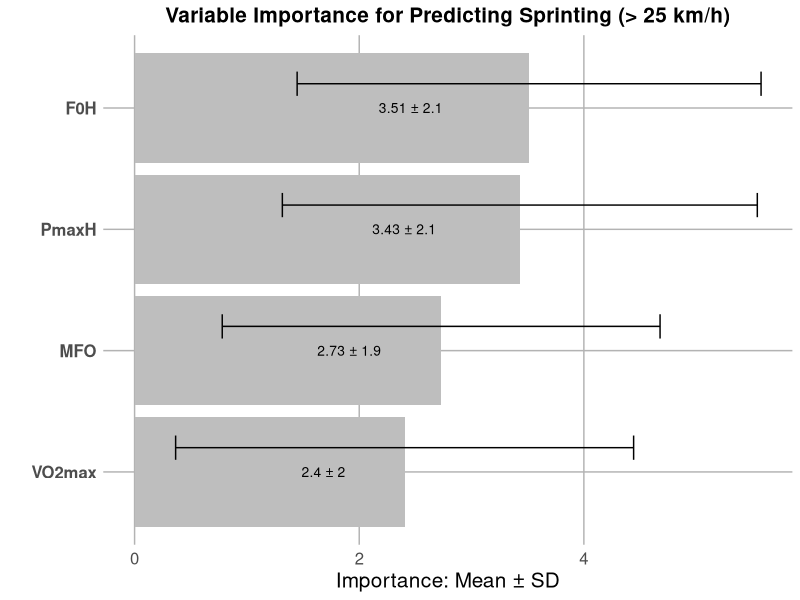
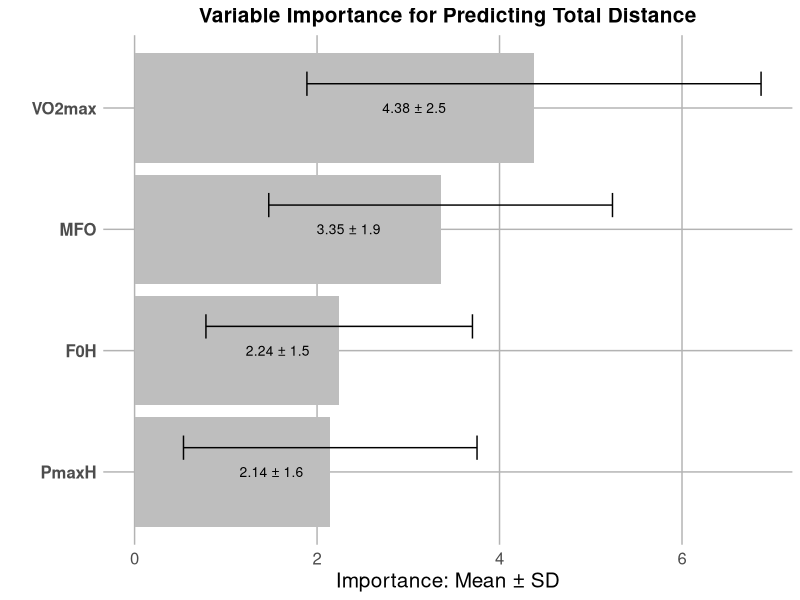
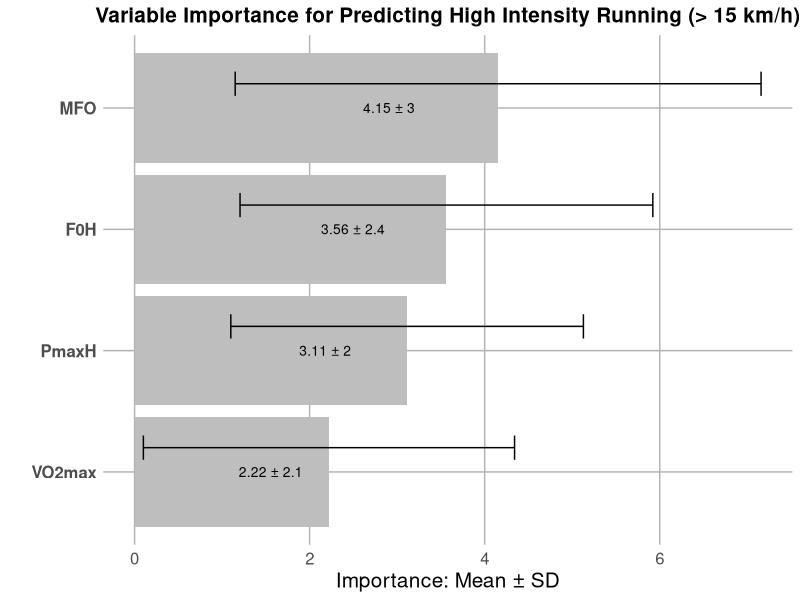

Recreate these plots in R, in order.
# Install and load necessary packages
installed = installed.packages()
if (!("dplyr" %in% installed)) { install.packages("dplyr") }
if (!("rpart" %in% installed)) { install.packages("rpart") }
if (!("ggplot2" %in% installed)) { install.packages("ggplot2") }
if (!("tidyr" %in% installed)) { install.packages("tidyr") }
if (!("here" %in% installed)) { install.packages("here") }

library(dplyr)
library(rpart)
library(ggplot2)
library(tidyr)
library(here)

# Import data
base_path <- here()
print(paste(base_path))
df_standardized <- read.csv2("STANDARDIZED_DATA.csv", sep=',', dec=".", check.names=F, fileEncoding = "LATIN1")

# Initialize a function to process different variables
process_variable <- function(variable_name, df) {
  data <- df %>%
    select(MFO, VO2max, F0H, PmaxH, all_of(variable_name)) %>%
    rename(var = all_of(variable_name))
  
  all_variables <- names(data)[names(data) != "var"]
  
  importances_list <- vector("list", 1000)
  
  for (i in 1:1000) {
    # Generate a bootstrap sample
    bootstrap_sample <- data[sample(1:nrow(data), replace = TRUE), ]
    
    # Fit the decision tree
    model <- rpart(var ~ ., data = bootstrap_sample)
    
    # Initialize an importance vector with zero for all variables
    current_importances <- setNames(rep(0, length(all_variables)), all_variables)
    
    # Fill with the actual importance from the model
    if (!is.null(model$variable.importance)) {
      current_importances[names(model$variable.importance)] <- model$variable.importance
    }
    
    # Store the variable importance
    importances_list[[i]] <- current_importances
  }
  
  # Transform the list into a dataframe for processing
  importance_df <- do.call(rbind, importances_list) %>%
    as.data.frame() %>%
    summarise_all(mean, na.rm = TRUE) %>%
    pivot_longer(cols = everything(), names_to = "Variable", values_to = "Importance")
  
  importance_sd <- do.call(rbind, importances_list) %>%
    as.data.frame() %>%
    summarise_all(sd, na.rm = TRUE) %>%
    pivot_longer(cols = everything(), names_to = "Variable", values_to = "SD")
  
  importance_df <- left_join(importance_df, importance_sd, by = "Variable")
  
  # Sort by importance for better visualization
  importance_df <- importance_df %>%
    arrange(desc(Importance))
  
  # Data visualization
  plot_1 <- ggplot(importance_df, aes(x = reorder(Variable, Importance), y = Importance)) +
    geom_col(fill = "grey") +
    geom_text(aes(label = paste(round(Importance, 2), "±", round(SD, 1))),
              position = position_stack(vjust = 0.7),
              color = "black",
              size = 3.5) +
    geom_errorbar(aes(ymin = Importance - SD, ymax = Importance + SD),
                  width = 0.2,
                  color = "black",
                  position = position_nudge(x = 0.2)) +
    theme_minimal() +
    theme(
      plot.title = element_text(size = 15, color = "black", hjust = 0.5, face = 'bold'),
      axis.text.x = element_text(size = 12),
      axis.text.y = element_text(size = 12, face = "bold"),
      panel.background = element_rect(fill = "white", color = NA),
      plot.background = element_rect(fill = "white", color = NA),
      axis.title.x = element_text(size = 15, color = "black"),
      axis.title.y = element_text(size = 15, color = "black"),
      panel.grid.major = element_line(color = "grey70"),
      panel.grid.minor = element_blank()) +
    labs(
      x = "", y = "Importance: Mean ± SD", title = paste("Variable Importance for Predicting", variable_name)
    ) + coord_flip()
  
}

# List of variables to analyze
variables_to_analyze <- c("Sprinting (> 25 km/h)", "Total Distance", "High Intensity Running (> 15 km/h)")

# Apply the function to each variable
lapply(variables_to_analyze, process_variable, df = df_standardized)
